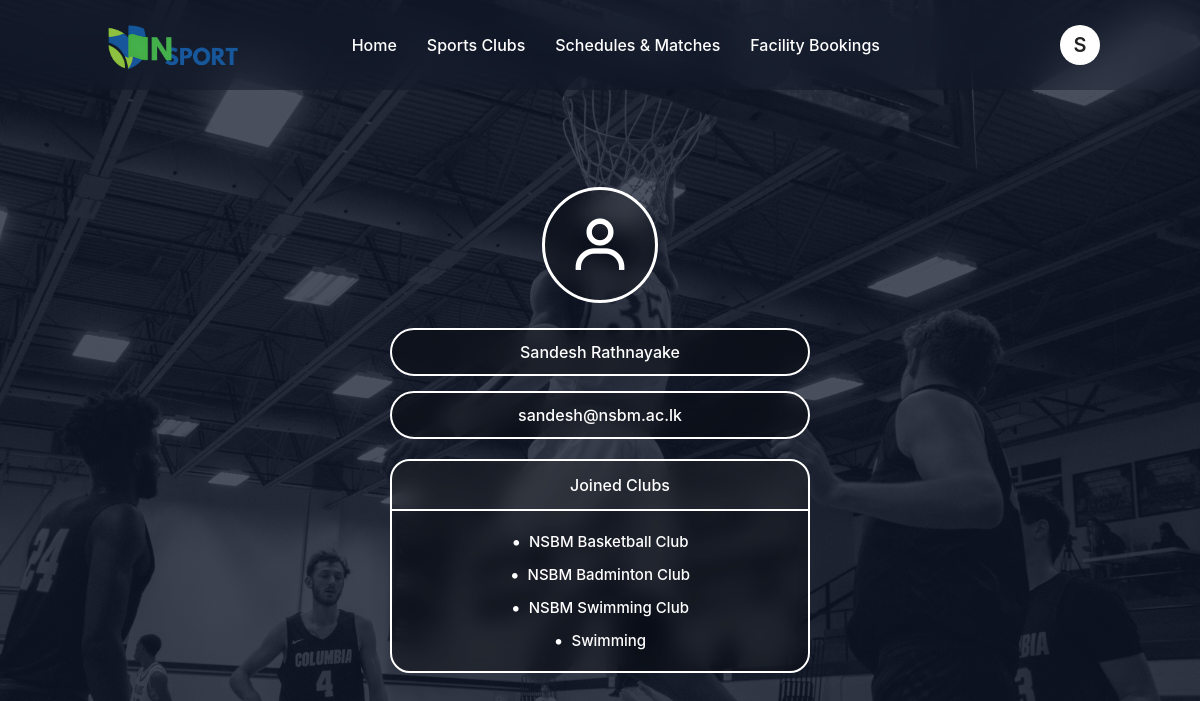
The app's page /profile.php (signed in) with its own data.
### tables this page shows
CREATE TABLE `users` (
  `id` int NOT NULL,
  `name` varchar(255) DEFAULT NULL,
  `email` varchar(255) NOT NULL,
  `password` varchar(255) NOT NULL,
  `role` enum('admin','user') DEFAULT 'user'
);

CREATE TABLE `user_clubs` (
  `id` int NOT NULL,
  `user_id` int NOT NULL,
  `club_name` varchar(250) NOT NULL,
  `status` enum('pending','approved','rejected') DEFAULT 'pending',
  `joined_at` timestamp NULL DEFAULT CURRENT_TIMESTAMP
);

### profile.php (the view, shortened to what this page needs)
<?php
require_once 'config.php';
$user_id = $_SESSION['user_id'];
$stmt = $conn->prepare("SELECT name, email, role FROM users WHERE id = ?");
$stmt->bind_param("i", $user_id);
$stmt->execute();
$user_result = $stmt->get_result();
$user = $user_result->fetch_assoc();
$name = $user['name'] ?? $_SESSION['name'] ?? 'User';
$email = $user['email'] ?? $_SESSION['email'] ?? 'Not set';
$club_stmt = $conn->prepare("SELECT club_name FROM user_clubs WHERE user_id = ? AND status = 'approved'");
$clubs_result = false;
if ($club_stmt) {
    $club_stmt->bind_param("i", $user_id);
    $club_stmt->execute();
    $clubs_result = $club_stmt->get_result();
}
?>
<!DOCTYPE html>
<html lang="en">
<head>
    <link rel="stylesheet" href="style.css?v=9.6">
    <link href="https://unpkg.com/boxicons@2.1.4/css/boxicons.min.css" rel="stylesheet">
</head>
<body class="profile-page-body">
    <header>
        <a href="index.php" class="logo">
            <img src="logo2.png" alt="Logo">
        </a>
        <nav>
            <a href="index.php">Home</a>
            <a href="sports_clubs.php">Sports Clubs</a>
            <a href="schedules.php">Schedules & Matches</a>
            <a href="facility_booking.php">Facility Bookings</a>
        </nav>
        <div class="user-auth">
            <div class="profile-box">
                <div class="avatar-circle"><?= strtoupper($name[0]) ?></div>
            </div>
        </div>
    </header>
    <section class="profile-section">
        <div class="profile-card">
            <div class="profile-icon-circle">
                <i class='bx bx-user'></i>
            </div>
            <div class="info-pill">
                <span><?= htmlspecialchars($name) ?></span>
            </div>
            <div class="info-pill">
                <span><?= htmlspecialchars($email) ?></span>
            </div>
            <div class="unified-clubs-card">
                <div class="clubs-card-header">
                    <span>Joined Clubs</span>
                </div>
                <div class="clubs-card-body">
                    <?php if ($clubs_result && $clubs_result->num_rows > 0): ?>
                        <?php while ($club = $clubs_result->fetch_assoc()): ?>
                            <div class="club-item">
                                <span class="white-bullet">•</span>
                                <span><?= htmlspecialchars($club['club_name']) ?></span>
                            </div>
                        <?php endwhile; ?>
                    <?php else: ?>
                        <p class="no-clubs">No clubs joined yet. Explore the <a href="sports_clubs.php">Sports Clubs</a> page to join teams!</p>
                    <?php endif; ?>
                </div>
            </div>
        </div>
    </section>
</body>
</html>

### style.css (style rules this page uses)
html, body { margin: 0 !important; padding: 0 !important; width: 100%; overflow-x: hidden; font-family: -apple-system, BlinkMacSystemFont, "SF Pro Display", "SF Pro Text", "Helvetica Neue", Helvetica, Arial, sans-serif; -webkit-font-smoothing: antialiasing; -moz-osx-font-smoothing: grayscale; }
header { position: fixed; top: 0; left: 0; width: 100%; box-sizing: border-box; padding: 10px 100px; display: flex; align-items: center; justify-content: space-between; z-index: 99; backdrop-filter: blur(20px); -webkit-backdrop-filter: blur(20px); background: rgba(15, 23, 42, 0.4); }
.logo img { height: 70px; width: auto; display: block; object-fit: contain; }
nav { display: flex; align-items: center; }
nav a { color: white; text-decoration: none; font-weight: 500; margin-right: 30px; transition: 0.2s; }
.user-auth { margin-left: 40px; }
.profile-box { position: relative; }
.profile-box .avatar-circle { width: 40px; height: 40px; background: white; border-radius: 50%; display: flex; align-items: center; justify-content: center; font-size: 20px; color: #222; font-weight: 600; cursor: pointer; }
.profile-page-body { background: linear-gradient(rgba(15, 23, 42, 0.75), rgba(15, 23, 42, 0.75)), url('background.jpg') no-repeat center center/cover; min-height: 100vh; }
.profile-section { min-height: 100vh; display: flex; align-items: center; justify-content: center; padding: 120px 20px 60px; box-sizing: border-box; }
.profile-card { display: flex; flex-direction: column; align-items: center; width: 100%; max-width: 500px; }
.profile-icon-circle { width: 110px; height: 110px; border: 3px solid white; border-radius: 50%; display: flex; align-items: center; justify-content: center; margin-bottom: 25px; background: rgba(0, 0, 0, 0.2); backdrop-filter: blur(10px); }
.profile-icon-circle i { font-size: 65px; color: white; }
.info-pill { width: 100%; max-width: 420px; border: 2px solid white; border-radius: 40px; padding: 12px 20px; margin-bottom: 15px; text-align: center; background: rgba(0, 0, 0, 0.3); backdrop-filter: blur(10px); box-sizing: border-box; }
.info-pill span { color: white; font-size: 16px; font-weight: 500; }
.unified-clubs-card { width: 100%; max-width: 420px; border: 2px solid white; border-radius: 20px; overflow: hidden; background: rgba(0, 0, 0, 0.3); backdrop-filter: blur(10px); box-sizing: border-box; margin-top: 5px; }
.clubs-card-header { width: 100%; padding: 14px 20px; border-bottom: 2px solid white; text-align: center; background: rgba(255, 255, 255, 0.05); }
.clubs-card-header span { color: white; font-size: 16px; font-weight: 500; }
.clubs-card-body { padding: 20px 25px; display: flex; flex-direction: column; align-items: center; gap: 12px; }
.club-item { color: white; font-size: 15px; font-weight: 500; display: flex; align-items: center; justify-content: center; gap: 8px; }
.white-bullet { color: white; font-size: 18px; }

### records on screen
users: name "S", name "Sandesh Rathnayake", email "sandesh@nsbm.ac.lk"
user_clubs: club_name "NSBM Basketball Club"
user_clubs: club_name "NSBM Badminton Club"
user_clubs: club_name "NSBM Swimming Club"
user_clubs: club_name "Swimming"
